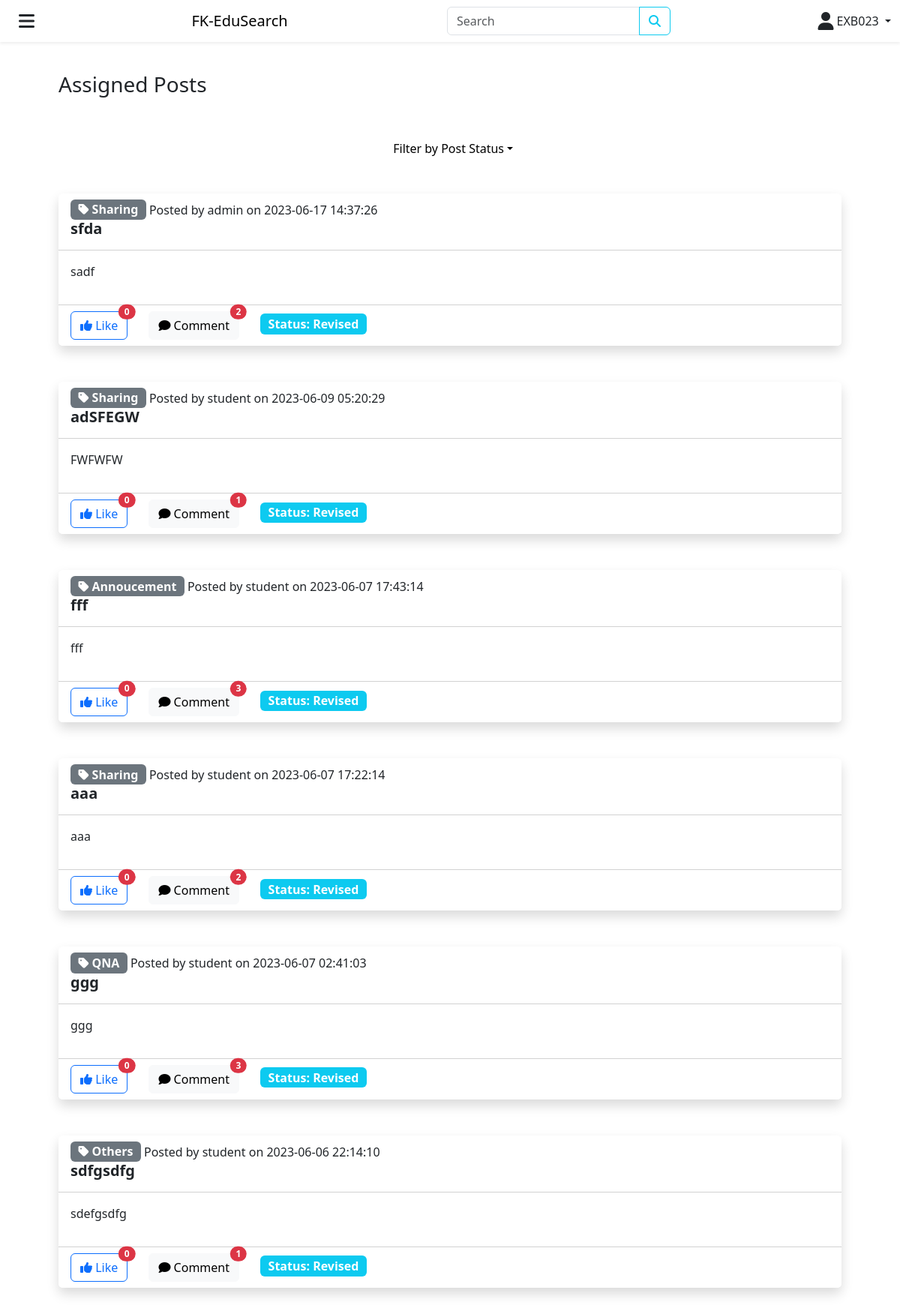
/assignedPost.php (signed in), run on an earlier commit of the app's database.
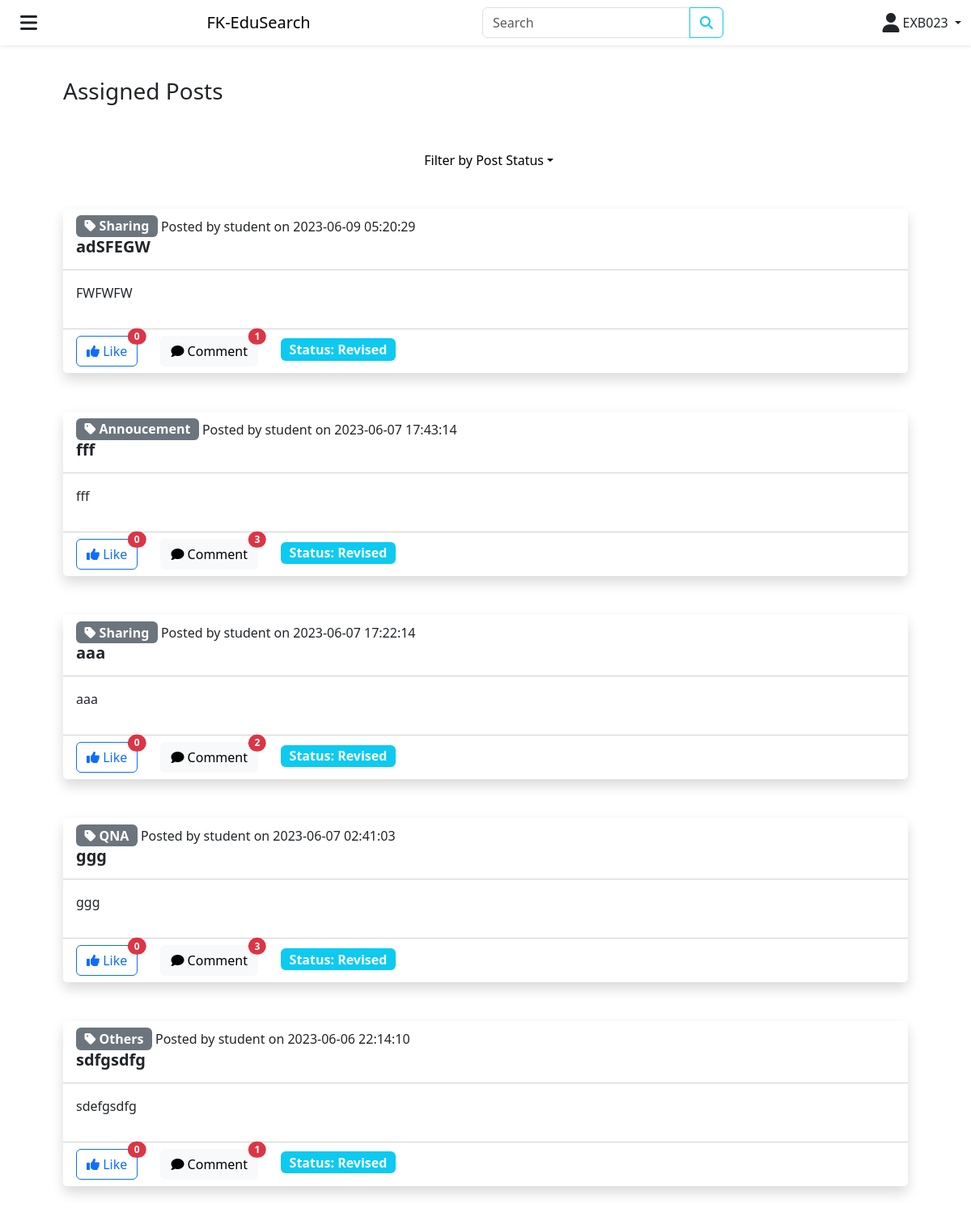
And on a later commit of the database.
### tables this page shows
CREATE TABLE `post` (
  `PostID` bigint(255) NOT NULL,
  `UserID` bigint(255) NOT NULL,
  `PostStatus` varchar(9) NOT NULL,
  `PostTitle` varchar(25) NOT NULL,
  `PostContent` varchar(255) NOT NULL,
  `PostCategory` varchar(25) NOT NULL,
  `ExpertID` varchar(10) NOT NULL,
  `PostCreated` timestamp NOT NULL DEFAULT current_timestamp(),
  `PostUpdated` timestamp NOT NULL DEFAULT current_timestamp() ON UPDATE current_timestamp()
);

CREATE TABLE `user` (
  `UserID` bigint(255) NOT NULL,
  `UserName` varchar(100) NOT NULL,
  `UserPassword` varchar(255) NOT NULL,
  `UserEmail` varchar(100) NOT NULL,
  `UserSocialMedia` varchar(100) NOT NULL,
  `UserResearchArea` varchar(100) NOT NULL,
  `StaffID` varchar(10) NOT NULL,
  `StudentID` varchar(10) NOT NULL,
  `ExpertID` varchar(10) NOT NULL,
  `UserRole` tinyint(1) NOT NULL,
  `ResearchTopic` varchar(25) NOT NULL,
  `ExpertAreaOfExpertise` varchar(255) NOT NULL,
  `ExpertCV` varchar(255) NOT NULL,
  `ExpertAccountStatus` tinyint(4) NOT NULL,
  `ExpertRatings` float NOT NULL,
  `PublicationID` bigint(255) NOT NULL,
  `UserCreated` timestamp NOT NULL DEFAULT current_timestamp(),
  `UserUpdated` timestamp NOT NULL DEFAULT current_timestamp() ON UPDATE current_timestamp()
);

### assignedPost.php (the view, shortened to what this page needs)
<?php
require './config/db.php';
?>
<!DOCTYPE html>
<html lang="en">
<head>
	<link rel="stylesheet" href="./node_modules/bootstrap/dist/css/bootstrap.min.css">
	<link rel="stylesheet" href="./node_modules/@fortawesome/fontawesome-free/css/all.min.css">
</head>
<body>
	<?php require "layouts/navbar.php" ?>
	<div class="container p-5 m-5 mx-auto">
		<div class="row g-5">
			<div class="col-12">
				<h3>Assigned Posts</h3>
			</div>
			<div class="col-12">
				<div class="dropdown d-flex align-items-center justify-content-center text-center">
			    <a class="dropdown-toggle d-flex align-items-center text-decoration-none text-black" href="#" role="button" id="filterDropdown" data-bs-toggle="dropdown" aria-haspopup="true" aria-expanded="false">
			      <i class="gg-format-center"></i> &nbsp; Filter by Post Status
			    </a>
			  </div>
			</div>
			<?php
      $expert_id = $_SESSION['id'];
			if(isset($_GET['post_status']) && $_GET['post_status'] == "Accepted") :
			  $stmt = $conn->prepare('SELECT * FROM post JOIN user ON post.UserID = user.UserID WHERE post.ExpertID = :expert_id AND post.PostStatus = "Accepted" ORDER BY post.PostID DESC');
			elseif (isset($_GET['post_status']) && $_GET['post_status'] == "Revised") :
			  $stmt = $conn->prepare('SELECT * FROM post JOIN user ON post.UserID = user.UserID WHERE post.ExpertID = :expert_id AND post.PostStatus = "Revised" ORDER BY post.PostID DESC');
			elseif (isset($_GET['post_status']) && $_GET['post_status'] == "Completed") :
			  $stmt = $conn->prepare('SELECT * FROM post JOIN user ON post.UserID = user.UserID WHERE post.ExpertID = :expert_id AND post.PostStatus = "Completed" ORDER BY post.PostID DESC');
			elseif (!isset($_GET['post_status'])) :
				$stmt = $conn->prepare('SELECT * FROM post JOIN user ON post.UserID = user.UserID WHERE post.ExpertID = :expert_id ORDER BY post.PostID DESC');
			endif;
      $stmt->bindParam(':expert_id', $expert_id);
			$stmt->execute();
			$result = $stmt->fetchAll(PDO::FETCH_OBJ);
			foreach($result as $row) :
			?>
			<div class="col-12">
				<div class="card border-0 shadow">
					<div class="card-header bg-white">
						<div class="row">
							<div class="col-11">
								<span class="badge bg-secondary fs-6"><i class="fa-solid fa-tag"></i> <?php echo $row->PostCategory; ?></span>
								Posted by <?php echo $row->UserName; ?> on <?php echo $row->PostCreated; ?>
							</div>
							<div class="col-12">
								<h5 class="card-title fw-semibold"><?php echo $row->PostTitle; ?></h5>
							</div>
						</div>
					</div>
					<div class="card-body">
						<p><?php echo $row->PostContent; ?></p>
					</div>
					<div class="card-footer bg-white">
						<a class="btn btn-outline-primary position-relative
						<?php
						$user_id = $_SESSION['user_id'];
						$post_id = $row->PostID;
						$stmt = $conn->prepare('SELECT * FROM likes WHERE UserID = :user_id AND PostID = :post_id');
						$stmt->bindParam(':user_id', $user_id);
						$stmt->bindParam(':post_id', $post_id);
						$stmt->execute();
						if($stmt->rowCount() > 0) {
							echo 'active';
						} else {
							echo '';
						}
						 ?>" href="./controllers/LikeController.php?post_id=<?php echo $row->PostID ?>">
							<i class="fa-solid fa-thumbs-up"></i>
						  Like
						  <span class="position-absolute top-0 start-100 translate-middle badge rounded-pill bg-danger">
								<?php
								$post_id = $row->PostID;
								$stmt = $conn->prepare('SELECT COUNT(*) AS total_likes FROM likes JOIN post ON likes.PostID = post.PostID WHERE likes.PostID = :post_id');
								$stmt->bindParam(':post_id', $post_id);
								$stmt->execute();
								$likes = $stmt->fetchAll(PDO::FETCH_OBJ);
								if ($likes[0]->total_likes > 99) {
								    echo "99+";
								} else {
								    echo $likes[0]->total_likes;
								}
								?>
						  </span>
						</a>
						<a class="btn btn-light position-relative ms-4" href="./comments.php?post_id=<?php echo $row->PostID; ?>">
							<i class="fa-solid fa-comment"></i>
						  Comment
						  <span class="position-absolute top-0 start-100 translate-middle badge rounded-pill bg-danger">
								<?php
								$post_id = $row->PostID;
								$stmt = $conn->prepare('SELECT COUNT(*) AS total_comments FROM comment JOIN post ON comment.PostID = post.PostID WHERE comment.PostID = :post_id');
								$stmt->bindParam(':post_id', $post_id);
								$stmt->execute();
								$comments = $stmt->fetchAll(PDO::FETCH_OBJ);
								if ($comments[0]->total_comments > 99) {
								    echo "99+";
								} else {
								    echo $comments[0]->total_comments;
								}
								?>
						  </span>
						</a>
						<span class="badge bg-info fs-6 ms-4">Status: <?php echo $row->PostStatus; ?></span>
					</div>
				</div>
			</div>
		<?php
	endforeach;
	?>
		</div>
	</div>
</body>
</html>

What changed in the data, as far as the page shows it:
removed post: PostCategory "Sharing", UserID.UserName "admin", PostCreated "2023-06-17 14:37:26", PostTitle "sfda", PostContent "sadf", total_likes "0", total_comments "2", PostStatus "Revised"
